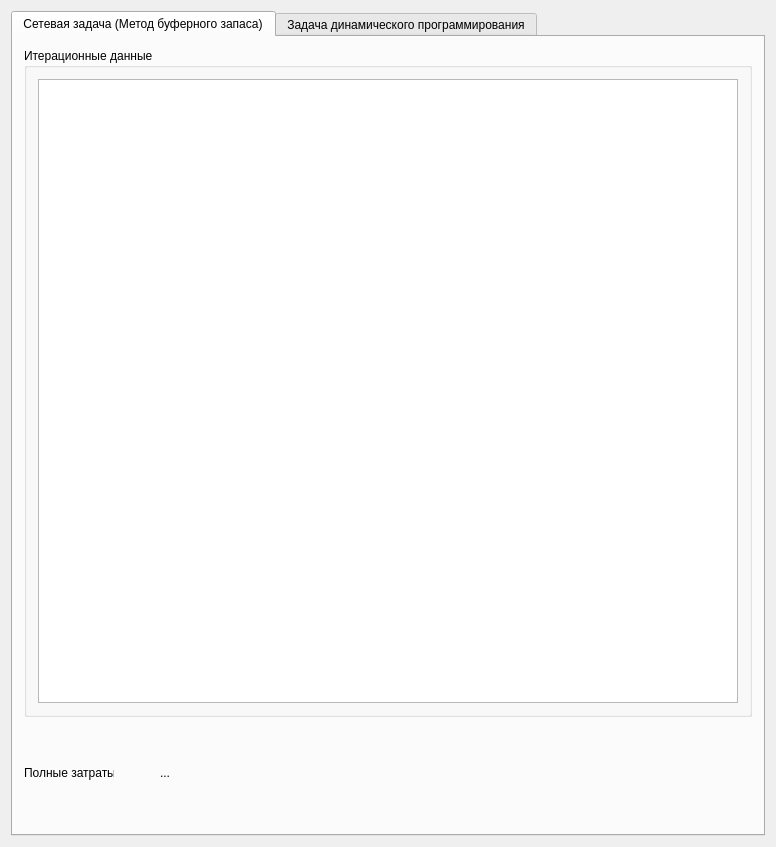
<?xml version="1.0" encoding="UTF-8"?>
<ui version="4.0">
 <class>CourseWorkClass</class>
 <widget class="QWidget" name="CourseWorkClass">
  <property name="geometry">
   <rect>
    <x>0</x>
    <y>0</y>
    <width>776</width>
    <height>847</height>
   </rect>
  </property>
  <property name="windowTitle">
   <string>CourseWork</string>
  </property>
  <layout class="QGridLayout" name="gridLayout">
   <item row="0" column="1">
    <widget class="QTabWidget" name="tabWidget">
     <property name="currentIndex">
      <number>0</number>
     </property>
     <widget class="QWidget" name="tab">
      <attribute name="title">
       <string>Сетевая задача (Метод буферного запаса)</string>
      </attribute>
      <layout class="QGridLayout" name="gridLayout_4">
       <item row="0" column="0">
        <layout class="QVBoxLayout" name="verticalLayout_2">
         <item>
          <widget class="QGroupBox" name="groupBox">
           <property name="title">
            <string>Итерационные данные</string>
           </property>
           <layout class="QGridLayout" name="gridLayout_3">
            <item row="0" column="0">
             <widget class="QTableWidget" name="tableWidget"/>
            </item>
           </layout>
          </widget>
         </item>
         <item>
          <spacer name="verticalSpacer_5">
           <property name="orientation">
            <enum>Qt::Vertical</enum>
           </property>
           <property name="sizeType">
            <enum>QSizePolicy::Fixed</enum>
           </property>
           <property name="sizeHint" stdset="0">
            <size>
             <width>20</width>
             <height>40</height>
            </size>
           </property>
          </spacer>
         </item>
         <item>
          <layout class="QHBoxLayout" name="horizontalLayout_5">
           <item>
            <widget class="QLabel" name="label_9">
             <property name="maximumSize">
              <size>
               <width>90</width>
               <height>16777215</height>
              </size>
             </property>
             <property name="text">
              <string>Полные затраты</string>
             </property>
            </widget>
           </item>
           <item>
            <spacer name="horizontalSpacer_9">
             <property name="orientation">
              <enum>Qt::Horizontal</enum>
             </property>
             <property name="sizeType">
              <enum>QSizePolicy::Fixed</enum>
             </property>
             <property name="sizeHint" stdset="0">
              <size>
               <width>40</width>
               <height>20</height>
              </size>
             </property>
            </spacer>
           </item>
           <item>
            <widget class="QLabel" name="label_10">
             <property name="text">
              <string>...</string>
             </property>
            </widget>
           </item>
          </layout>
         </item>
         <item>
          <spacer name="verticalSpacer_6">
           <property name="orientation">
            <enum>Qt::Vertical</enum>
           </property>
           <property name="sizeType">
            <enum>QSizePolicy::Fixed</enum>
           </property>
           <property name="sizeHint" stdset="0">
            <size>
             <width>20</width>
             <height>40</height>
            </size>
           </property>
          </spacer>
         </item>
        </layout>
       </item>
      </layout>
     </widget>
     <widget class="QWidget" name="tab_2">
      <attribute name="title">
       <string>Задача динамического программирования</string>
      </attribute>
      <layout class="QGridLayout" name="gridLayout_2">
       <item row="0" column="0">
        <layout class="QVBoxLayout" name="verticalLayout">
         <item>
          <layout class="QHBoxLayout" name="horizontalLayout">
           <item>
            <spacer name="horizontalSpacer">
             <property name="orientation">
              <enum>Qt::Horizontal</enum>
             </property>
             <property name="sizeType">
              <enum>QSizePolicy::Fixed</enum>
             </property>
             <property name="sizeHint" stdset="0">
              <size>
               <width>78</width>
               <height>20</height>
              </size>
             </property>
            </spacer>
           </item>
           <item>
            <widget class="QLabel" name="label">
             <property name="maximumSize">
              <size>
               <width>181</width>
               <height>16777215</height>
              </size>
             </property>
             <property name="text">
              <string>Объем ПЗУ на каждой итерации </string>
             </property>
            </widget>
           </item>
           <item>
            <spacer name="horizontalSpacer_2">
             <property name="orientation">
              <enum>Qt::Horizontal</enum>
             </property>
             <property name="sizeType">
              <enum>QSizePolicy::Fixed</enum>
             </property>
             <property name="sizeHint" stdset="0">
              <size>
               <width>40</width>
               <height>20</height>
              </size>
             </property>
            </spacer>
           </item>
           <item>
            <widget class="QLabel" name="label_2">
             <property name="text">
              <string>...</string>
             </property>
            </widget>
           </item>
          </layout>
         </item>
         <item>
          <spacer name="verticalSpacer">
           <property name="orientation">
            <enum>Qt::Vertical</enum>
           </property>
           <property name="sizeType">
            <enum>QSizePolicy::Fixed</enum>
           </property>
           <property name="sizeHint" stdset="0">
            <size>
             <width>20</width>
             <height>13</height>
            </size>
           </property>
          </spacer>
         </item>
         <item>
          <layout class="QHBoxLayout" name="horizontalLayout_2">
           <item>
            <spacer name="horizontalSpacer_3">
             <property name="orientation">
              <enum>Qt::Horizontal</enum>
             </property>
             <property name="sizeType">
              <enum>QSizePolicy::Fixed</enum>
             </property>
             <property name="sizeHint" stdset="0">
              <size>
               <width>78</width>
               <height>20</height>
              </size>
             </property>
            </spacer>
           </item>
           <item>
            <widget class="QLabel" name="label_3">
             <property name="maximumSize">
              <size>
               <width>175</width>
               <height>16777215</height>
              </size>
             </property>
             <property name="text">
              <string>Необходимое количество модулей</string>
             </property>
            </widget>
           </item>
           <item>
            <spacer name="horizontalSpacer_4">
             <property name="orientation">
              <enum>Qt::Horizontal</enum>
             </property>
             <property name="sizeType">
              <enum>QSizePolicy::Fixed</enum>
             </property>
             <property name="sizeHint" stdset="0">
              <size>
               <width>38</width>
               <height>20</height>
              </size>
             </property>
            </spacer>
           </item>
           <item>
            <widget class="QLabel" name="label_4">
             <property name="text">
              <string>...</string>
             </property>
            </widget>
           </item>
          </layout>
         </item>
         <item>
          <spacer name="verticalSpacer_4">
           <property name="orientation">
            <enum>Qt::Vertical</enum>
           </property>
           <property name="sizeType">
            <enum>QSizePolicy::Fixed</enum>
           </property>
           <property name="sizeHint" stdset="0">
            <size>
             <width>20</width>
             <height>13</height>
            </size>
           </property>
          </spacer>
         </item>
         <item>
          <layout class="QHBoxLayout" name="horizontalLayout_4">
           <item>
            <spacer name="horizontalSpacer_7">
             <property name="orientation">
              <enum>Qt::Horizontal</enum>
             </property>
             <property name="sizeType">
              <enum>QSizePolicy::Fixed</enum>
             </property>
             <property name="sizeHint" stdset="0">
              <size>
               <width>78</width>
               <height>20</height>
              </size>
             </property>
            </spacer>
           </item>
           <item>
            <widget class="QLabel" name="label_7">
             <property name="maximumSize">
              <size>
               <width>122</width>
               <height>16777215</height>
              </size>
             </property>
             <property name="text">
              <string>Конечный объем ПЗУ</string>
             </property>
            </widget>
           </item>
           <item>
            <spacer name="horizontalSpacer_8">
             <property name="orientation">
              <enum>Qt::Horizontal</enum>
             </property>
             <property name="sizeType">
              <enum>QSizePolicy::Fixed</enum>
             </property>
             <property name="sizeHint" stdset="0">
              <size>
               <width>40</width>
               <height>20</height>
              </size>
             </property>
            </spacer>
           </item>
           <item>
            <widget class="QLabel" name="label_8">
             <property name="text">
              <string>...</string>
             </property>
            </widget>
           </item>
          </layout>
         </item>
         <item>
          <spacer name="verticalSpacer_2">
           <property name="orientation">
            <enum>Qt::Vertical</enum>
           </property>
           <property name="sizeType">
            <enum>QSizePolicy::Fixed</enum>
           </property>
           <property name="sizeHint" stdset="0">
            <size>
             <width>20</width>
             <height>13</height>
            </size>
           </property>
          </spacer>
         </item>
         <item>
          <layout class="QHBoxLayout" name="horizontalLayout_3">
           <item>
            <spacer name="horizontalSpacer_5">
             <property name="orientation">
              <enum>Qt::Horizontal</enum>
             </property>
             <property name="sizeType">
              <enum>QSizePolicy::Fixed</enum>
             </property>
             <property name="sizeHint" stdset="0">
              <size>
               <width>78</width>
               <height>20</height>
              </size>
             </property>
            </spacer>
           </item>
           <item>
            <widget class="QLabel" name="label_5">
             <property name="maximumSize">
              <size>
               <width>151</width>
               <height>16777215</height>
              </size>
             </property>
             <property name="text">
              <string>Значение целевой функции</string>
             </property>
            </widget>
           </item>
           <item>
            <spacer name="horizontalSpacer_6">
             <property name="orientation">
              <enum>Qt::Horizontal</enum>
             </property>
             <property name="sizeType">
              <enum>QSizePolicy::Fixed</enum>
             </property>
             <property name="sizeHint" stdset="0">
              <size>
               <width>40</width>
               <height>20</height>
              </size>
             </property>
            </spacer>
           </item>
           <item>
            <widget class="QLabel" name="label_6">
             <property name="text">
              <string>...</string>
             </property>
            </widget>
           </item>
          </layout>
         </item>
         <item>
          <spacer name="verticalSpacer_3">
           <property name="orientation">
            <enum>Qt::Vertical</enum>
           </property>
           <property name="sizeType">
            <enum>QSizePolicy::Expanding</enum>
           </property>
           <property name="sizeHint" stdset="0">
            <size>
             <width>20</width>
             <height>378</height>
            </size>
           </property>
          </spacer>
         </item>
        </layout>
       </item>
      </layout>
     </widget>
    </widget>
   </item>
  </layout>
 </widget>
 <layoutdefault spacing="6" margin="11"/>
 <resources>
  <include location="coursework.qrc"/>
 </resources>
 <connections/>
 <slots>
  <slot>slotStart()</slot>
 </slots>
</ui>
